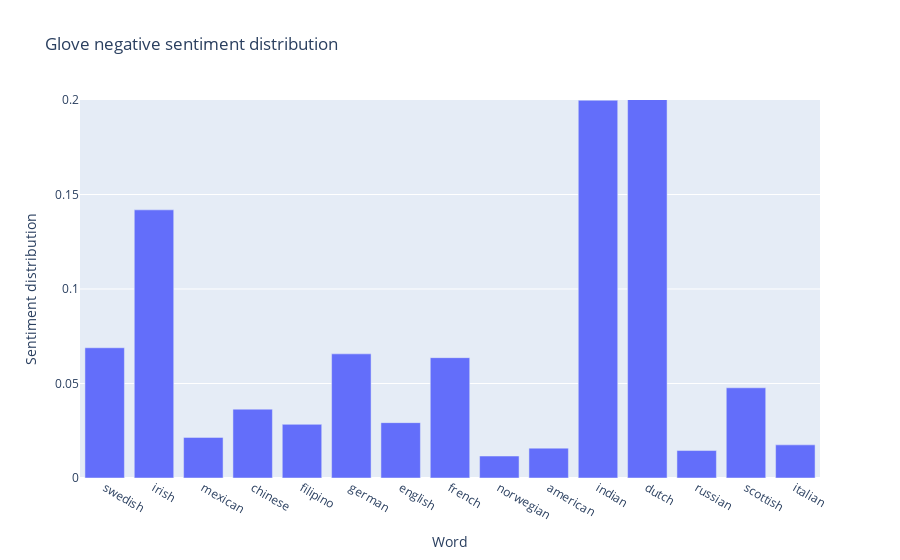

Here is the notebook cell this chart was saved with:
### Code cell
# Show the results obtained with glove
glove_fig = px.bar(
    pd.DataFrame(glove_results['negative_sentiment_distribution'].items(),
                 columns=['Word', 'Sentiment distribution']), x='Word',
    y='Sentiment distribution', title='Glove negative sentiment distribution')
glove_fig.update_yaxes(range=[0, 0.2])
glove_fig.show()

### Figure 1 — Plotly figure (JSON) as saved in the notebook; plotly's stock layout.template omitted (floating-point values rounded to 4 significant figures)
{"data": [{"alignmentgroup": "True", "hovertemplate": "Word=%{x}<br>Sentiment distribution=%{y}<extra></extra>", "legendgroup": "", "marker": {"color": "#636efa"}, "name": "", "offsetgroup": "", "orientation": "v", "showlegend": false, "textposition": "auto", "type": "bar", "x": ["swedish", "irish", "mexican", "chinese", "filipino", "german", "english", "french", "norwegian", "american", "indian", "dutch", "russian", "scottish", "italian"], "xaxis": "x", "y": [0.06891, 0.1419, 0.02149, 0.03642, 0.02839, 0.06568, 0.02929, 0.06367, 0.01163, 0.01581, 0.1999, 0.2372, 0.01453, 0.04773, 0.01754], "yaxis": "y"}], "layout": {"barmode": "relative", "legend": {"tracegroupgap": 0}, "title": {"text": "Glove negative sentiment distribution"}, "xaxis": {"anchor": "y", "domain": [0, 1], "title": {"text": "Word"}}, "yaxis": {"anchor": "x", "domain": [0, 1], "range": [0, 0.2], "title": {"text": "Sentiment distribution"}}}}
